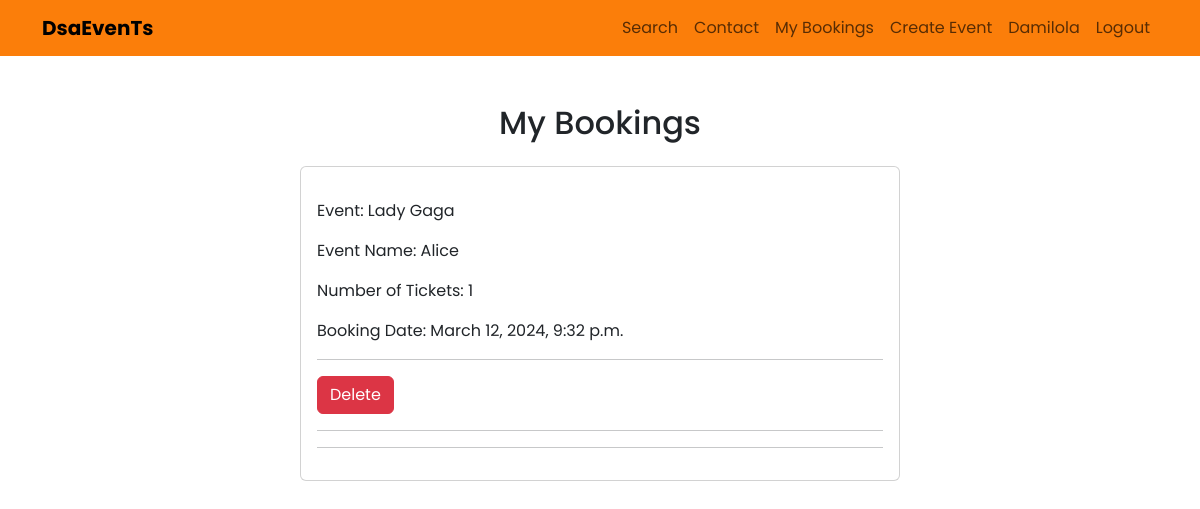
/my-bookings/ (signed in), run on an earlier commit of the app's database.
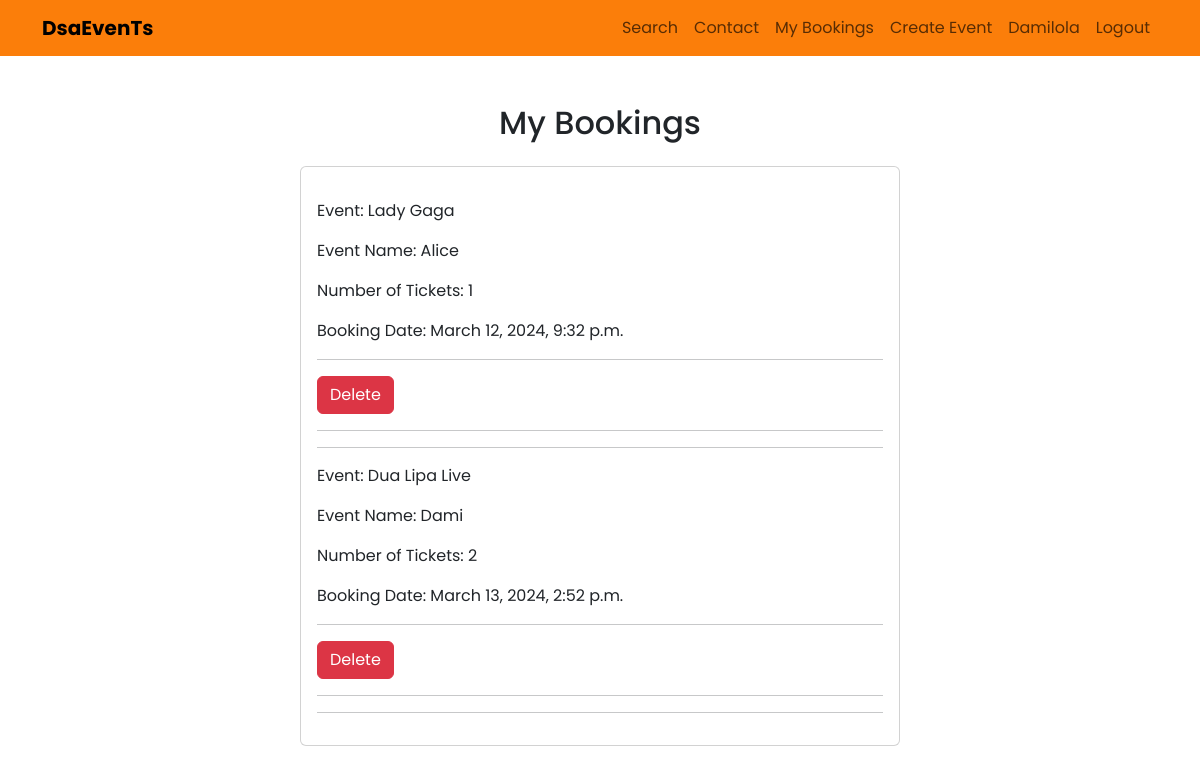
And on a later commit of the database.
### events/models.py (models this page shows, shortened)
class Booking(models.Model):
    user = models.ForeignKey(User, on_delete=models.CASCADE)
    name = models.CharField(max_length=100, default="Guest")
    email = models.EmailField(default="")
    event = models.ForeignKey(Event, on_delete=models.CASCADE, related_name='bookings')
    num_tickets = models.PositiveIntegerField(default=1)
    booking_date = models.DateTimeField(auto_now_add=True)

class Event(models.Model):
    EVENT_TYPE_CHOICES = (
        ('concert', 'Concert'),
        ('music_festival', 'Music Festival'),
        ('workshop', 'Workshop'),
        ('conference', 'Conference'),
        ('exhibition', 'Exhibition'),
        ('album_release', 'Album Release'),
        ('live_stream', 'Live Stream'),
        ('meetup', 'Meetup'),
    )
    event_type = models.CharField(max_length=100, choices=EVENT_TYPE_CHOICES)
    title = models.CharField(max_length=255)
    date_and_time = models.DateTimeField()
    location = models.CharField(max_length=255)
    country = CountryField()
    description = models.TextField()
    event_image = models.ImageField(blank=True)
    price = models.DecimalField(max_digits=10, decimal_places=2, default=0)
    user = models.ForeignKey(User, on_delete=models.CASCADE, default= None)

### events/views.py (the view)
# urls.py: path('my-bookings/', views.my_bookings, name='my_bookings'),
@login_required
def my_bookings(request):
    bookings = Booking.objects.filter(user=request.user)
    return render (request, "events/my_booking.html", {'bookings': bookings})

### templates/events/my_booking.html (shortened to what this page needs)
{% extends 'base.html' %}
{% block content %}
{% if bookings %}
<div>
    <h2 class="mt-5 mb-4 text-center">My Bookings</h2>
    <div class="card" style="width:50%; margin:0 auto;">
        <div class="card-body">
    {% for booking in bookings %}
      <p class="card-text mt-3">Event: {{ booking.event.title }}</p>
      <p class="card-text mt-3">Event Name: {{ booking.name }}</p>
      <p class="card-text mt-3">Number of Tickets: {{ booking.num_tickets }}</p>
      <p class="card-text mt-3">Booking Date: {{ booking.booking_date }}</p>
      <hr>
      <form action="{% url 'delete_booking' booking.id %}" method="post">
        <button type="submit" onclick="return confirm('Deleting this booking will require you to purchase another ticket or reference your email. Are you sure you want to delete?')" class="btn btn-danger">Delete</button>
      </form>
      <hr>
      <hr>
    {% endfor %}
       </div>
    </div>
</div>
{% else %}
  <p>No bookings found.</p>
{% endif %}
{% endblock %}

What changed in the data, as far as the page shows it:
added Booking: event "Dua Lipa Live", name "Dami", num_tickets "2", booking_date "March 13, 2024, 2:52 p.m."
